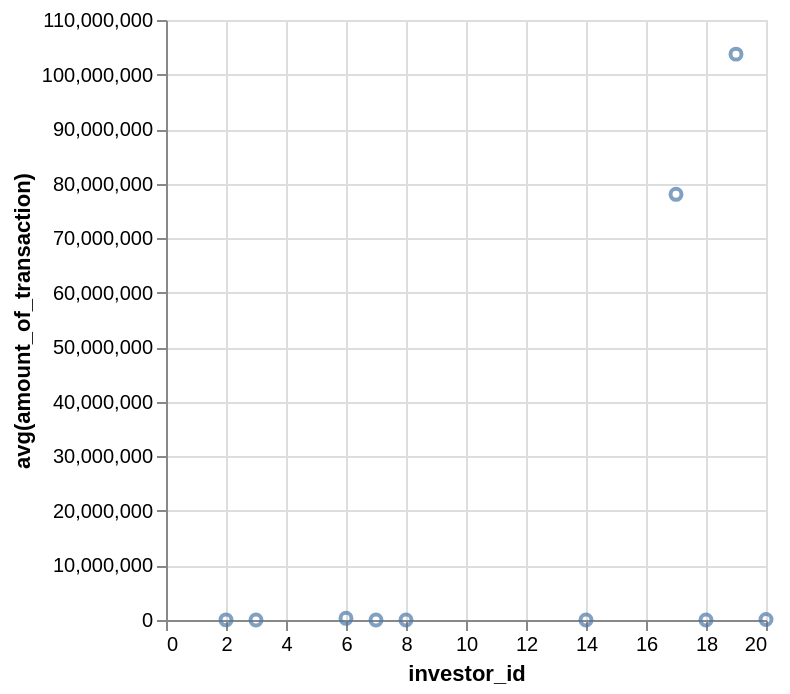

The Vega-Lite source for this figure:
### Vega-Lite specification from a JSON file in a GitHub repository (floating-point values rounded to 4 significant figures)
{"data": {"values": [{"x_data": 2, "y_data": 24400.0}, {"x_data": 3, "y_data": 61.07}, {"x_data": 6, "y_data": 302500.0}, {"x_data": 7, "y_data": 822.8}, {"x_data": 8, "y_data": 0}, {"x_data": 14, "y_data": 4.526}, {"x_data": 17, "y_data": 78040000.0}, {"x_data": 18, "y_data": 14.13}, {"x_data": 19, "y_data": 103700000.0}, {"x_data": 20, "y_data": 82060.0}]}, "mark": "point", "encoding": {"x": {"field": "x_data", "type": "quantitative", "title": "investor_id"}, "y": {"field": "y_data", "type": "quantitative", "title": "avg(amount_of_transaction)"}}}
